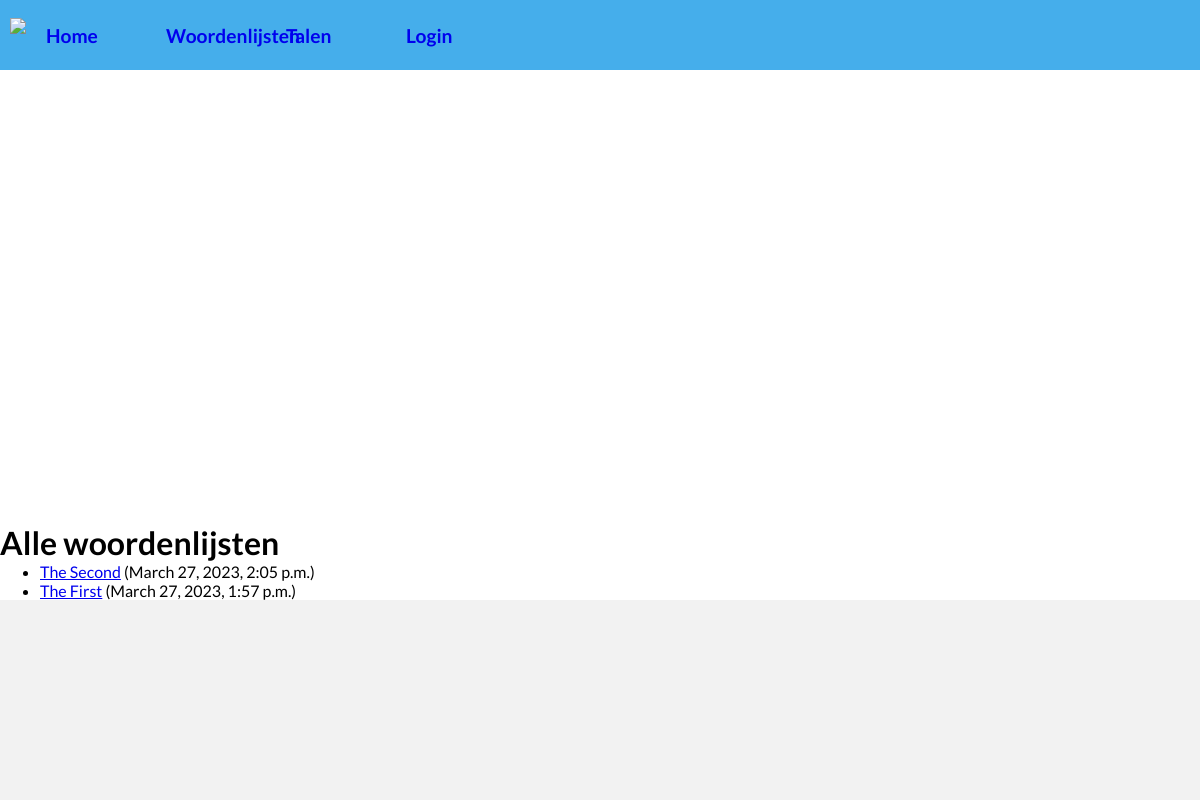
The app's page /quiz/wordlists/, older data.
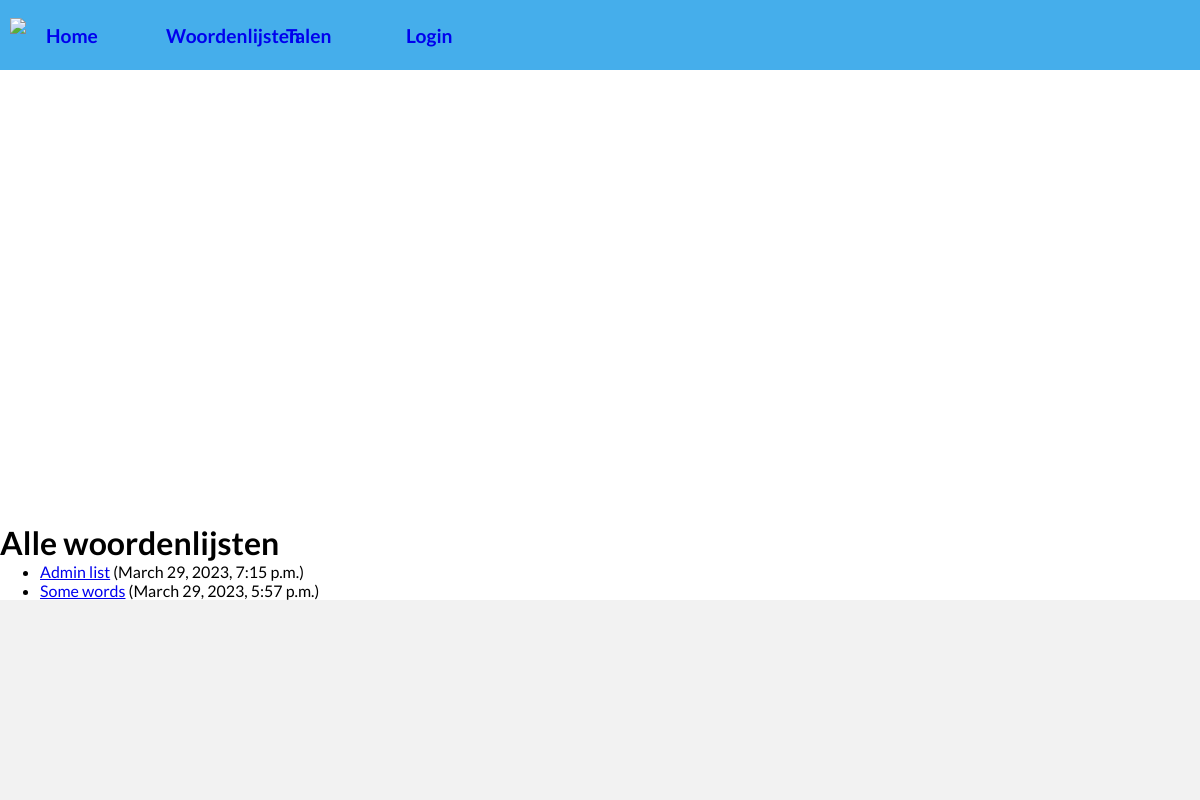
The same page, newer data.
### quiz/models.py (models this page shows, shortened)
class Wordlist(models.Model):
    owner = models.ForeignKey(
        settings.AUTH_USER_MODEL, related_name='wordlists', on_delete=models.SET_NULL, null=True)
    name = models.CharField(max_length=200)
    date_published = models.DateTimeField('date published', auto_now_add=True)
    translations = models.ManyToManyField(Translation, help_text='The translations in this word list.')
    VISIBILITY_STATUS = (
        ('pr', 'Private'),
        ('pl', 'Public'),
        ('re', 'Under review'),
    )
    visibility = models.CharField(
        max_length=2,
        choices=VISIBILITY_STATUS,
        default='pr',
        help_text='Visibily status',
    )
    def get_absolute_url(self):
        return reverse('wordlist-detail', kwargs={"pk": self.pk})

### quiz/views.py (the view)
# urls.py: path('wordlists/', views.WordlistListView.as_view(), name='wordlist-list'),
class WordlistListView(generic.ListView):
    model = Wordlist
    paginate_by = 10
    template_name = 'quiz/wordlist_list.html'
    context_object_name = 'latest_wordlists'
    def get_queryset(self):
        return Wordlist.objects.order_by('-date_published')[:5]
    def get_context_data(self, **kwargs):
        context = super().get_context_data(**kwargs)
        context['some_data'] = 'This is just some data'
        return context

### quiz/templates/quiz/wordlist_list.html (shortened to what this page needs)
{% extends 'quiz/base_generic.html' %}
{% block content %}
    <h1>Alle woordenlijsten</h1>
    {% if latest_wordlists %}
        <ul>
        {% for wordlist in latest_wordlists %}
            <li><a href="{{ wordlist.get_absolute_url }}">{{ wordlist.name }}</a> ({{ wordlist.date_published }})</li>
        {% endfor %}
        </ul>
    {% else %}
        <p>Geen woordenlijsten beschikbaar</p>
    {% endif %}
{% endblock content %}

Row changes from the older to the newer data that the page shows:
removed Wordlist: name "The Second", date_published "March 27, 2023, 2:05 p.m."
removed Wordlist: name "The First", date_published "March 27, 2023, 1:57 p.m."
added Wordlist: name "Admin list", date_published "March 29, 2023, 7:15 p.m."
added Wordlist: name "Some words", date_published "March 29, 2023, 5:57 p.m."
